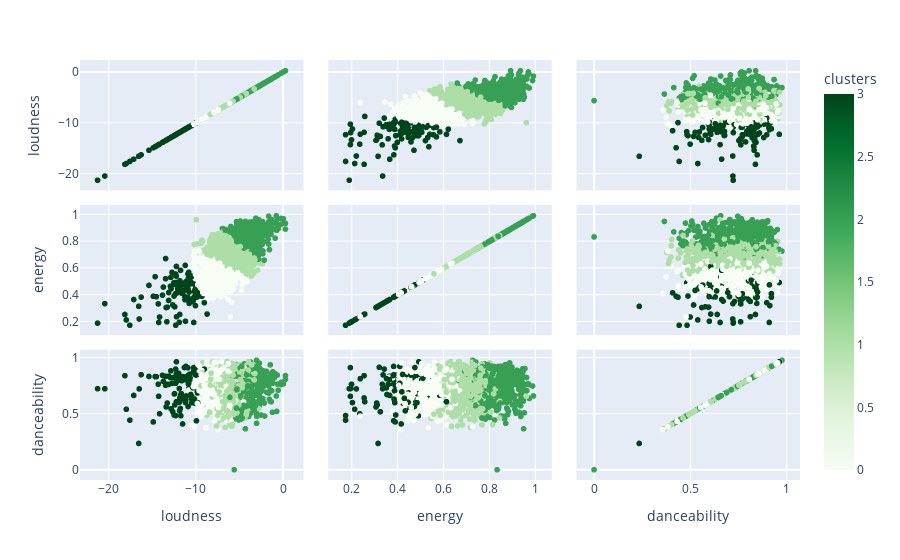

Notebook source saved alongside this figure:
### Markdown cell above
#### Using plotly to display an interactive scatter matrix

### Code cell
fig = px.scatter_matrix(df,
    dimensions=['loudness', 'energy', 'danceability'],color='clusters',color_continuous_scale='greens',hover_name='track_name', height=800)
fig.show()

### Figure 1 — Plotly figure (JSON) as saved in the notebook; plotly's stock layout.template omitted (floating-point values rounded to 4 significant figures; data arrays with more than 128 entries replaced by an {"elided": "..."} marker saying what was removed)
{"data": [{"dimensions": [{"axis": {"matches": true}, "label": "loudness", "values": {"elided": "1874 float values"}}, {"axis": {"matches": true}, "label": "energy", "values": {"elided": "1874 float values"}}, {"axis": {"matches": true}, "label": "danceability", "values": {"elided": "1874 float values"}}], "hovertemplate": "<b>%{hovertext}</b><br><br>%{xaxis.title.text}=%{x}<br>%{yaxis.title.text}=%{y}<br>clusters=%{marker.color}<extra></extra>", "hovertext": {"elided": "1874 str values"}, "legendgroup": "", "marker": {"color": {"elided": "1874 int values"}, "coloraxis": "coloraxis", "symbol": "circle"}, "name": "", "showlegend": false, "type": "splom"}], "layout": {"autosize": true, "coloraxis": {"colorbar": {"title": {"text": "clusters"}}, "colorscale": [[0, "rgb(247,252,245)"], [0.125, "rgb(229,245,224)"], [0.25, "rgb(199,233,192)"], [0.375, "rgb(161,217,155)"], [0.5, "rgb(116,196,118)"], [0.625, "rgb(65,171,93)"], [0.75, "rgb(35,139,69)"], [0.875, "rgb(0,109,44)"], [1, "rgb(0,68,27)"]]}, "dragmode": "select", "legend": {"tracegroupgap": 0}, "margin": {"t": 60}, "xaxis": {"autorange": true, "range": [-22.98, 2.026], "type": "linear"}, "xaxis2": {"autorange": true, "range": [0.109, 1.06], "type": "linear"}, "xaxis3": {"autorange": true, "range": [-0.07738, 1.055], "type": "linear"}, "yaxis": {"autorange": true, "range": [-22.98, 2.026], "type": "linear"}, "yaxis2": {"autorange": true, "range": [0.109, 1.06], "type": "linear"}, "yaxis3": {"autorange": true, "range": [-0.07738, 1.055], "type": "linear"}}}
